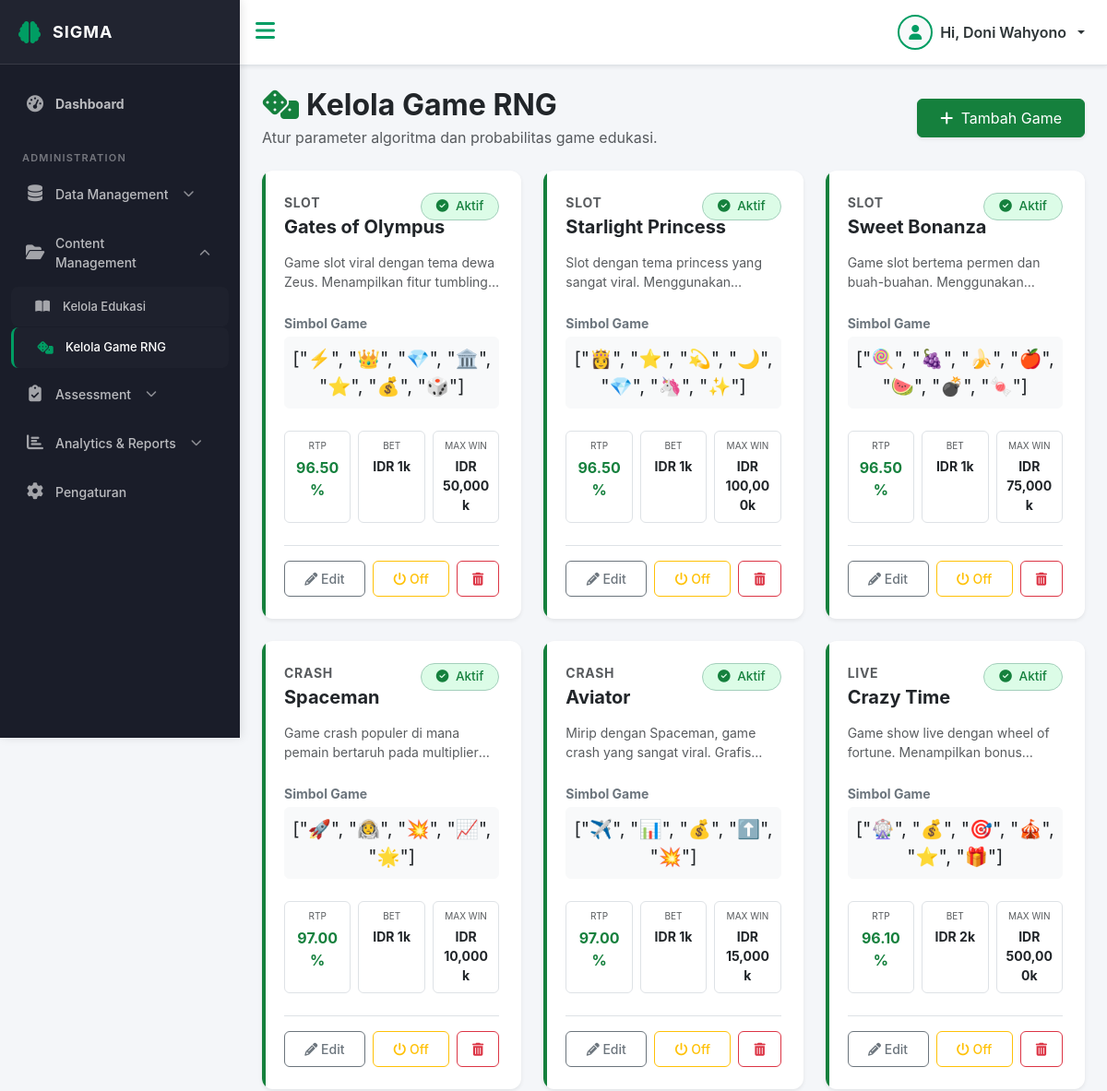
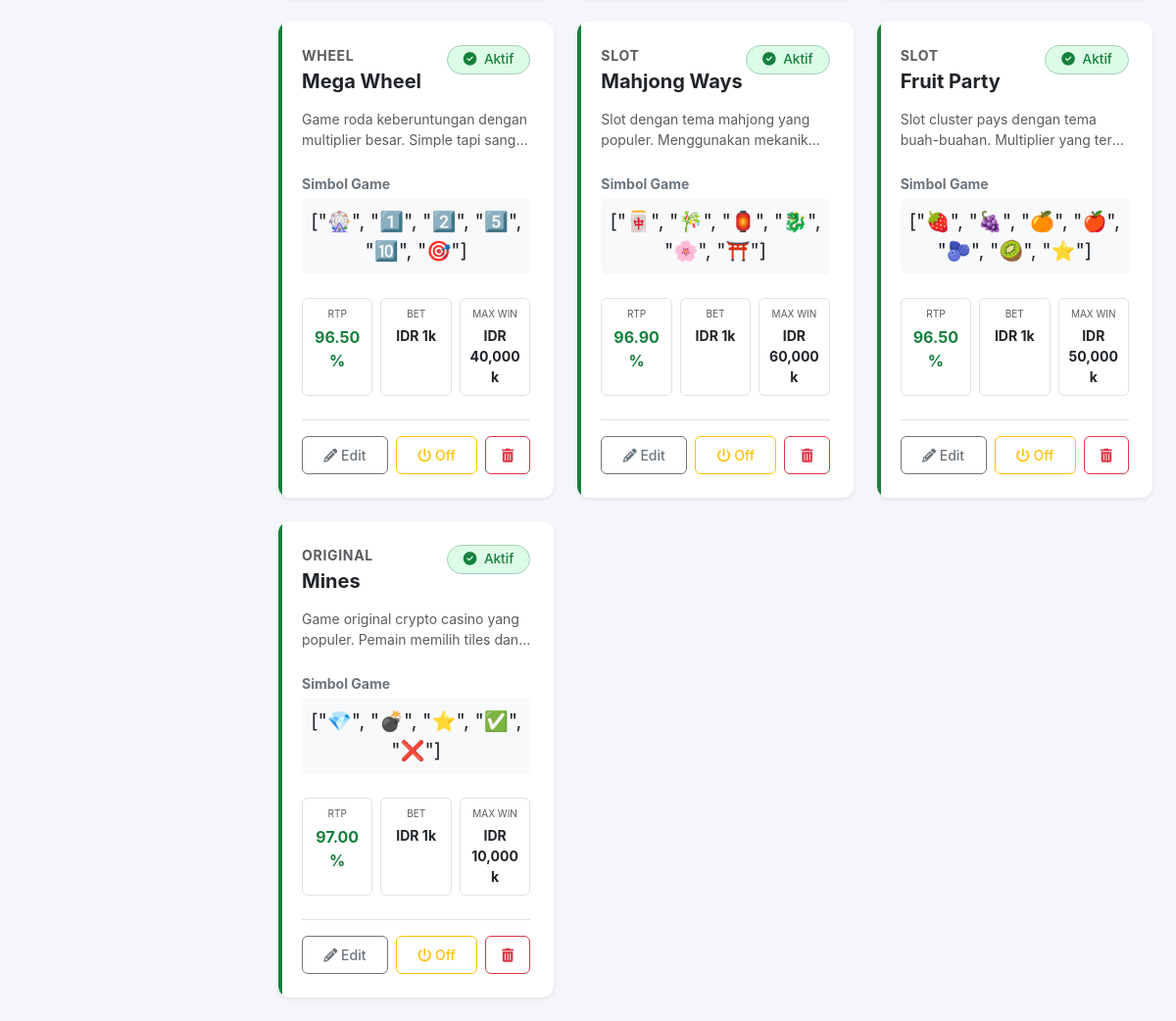
The app's page /index.php?url=rng-games (signed in) with its own data (2 pictures, top to bottom).
### tables this page shows
CREATE TABLE `rng_games` (
  `id` int(11) NOT NULL,
  `name` varchar(100) NOT NULL,
  `description` text NOT NULL,
  `game_type` varchar(50) NOT NULL COMMENT 'Slot, Dice, Card, Roulette, Crash, Wheel, Other',
  `symbols` varchar(255) NOT NULL COMMENT 'Emoji atau karakter simbol dipisahkan koma',
  `rtp` decimal(5,2) NOT NULL COMMENT 'Return to Player dalam persen (0-100)',
  `bet_cost` int(11) NOT NULL COMMENT 'Biaya taruhan per putaran',
  `max_payout` int(11) NOT NULL COMMENT 'Maksimal kemenangan yang bisa didapat',
  `is_active` tinyint(1) NOT NULL DEFAULT 1 COMMENT '1 = Aktif, 0 = Nonaktif',
  `created_at` timestamp NOT NULL DEFAULT current_timestamp(),
  `updated_at` timestamp NOT NULL DEFAULT current_timestamp() ON UPDATE current_timestamp()
);

### app/controllers/RNGGameController.php (called while the page is built, shortened)
<?php
require_once 'app/models/RNGGame.php';
require_once 'config/Database.php';
class RNGGameController
{
    private $model;
    public function __construct()
    {
        $this->db = (new Database())->getConnection();
        $this->model = new RNGGame($this->db);
    }
    public function index()
    {
        $data['title'] = 'Kelola Game RNG';
        $data['games'] = $this->model->getAll();
        require_once 'app/views/layouts/header.php';
        require_once 'app/views/layouts/sidebar.php';
        require_once 'app/views/layouts/navbar.php';
        require_once 'app/views/rng_games/index.php';
        require_once 'app/views/layouts/footer.php';
    }
}

### config/Database.php (called while the page is built, shortened)
<?php
class Database
{
    private $host = "localhost";
    private $user = "root";
    private $pass = "";
    private $db_name = "sigma";
    public function getConnection()
    {
        $this->conn = null;
        try {
            $this->conn = new PDO("mysql:host=" . $this->host . ";dbname=" . $this->db_name, $this->user, $this->pass);
            $this->conn->setAttribute(PDO::ATTR_ERRMODE, PDO::ERRMODE_EXCEPTION);
        } catch (PDOException $exception) {
            echo "Connection error: " . $exception->getMessage();
        }
        return $this->conn;
    }
}

### app/models/RNGGame.php (called while the page is built, shortened)
<?php
class RNGGame
{
    private $conn;
    private $table = "rng_games";
    public function __construct($db)
    {
        $this->conn = $db;
    }
    public function getAll()
    {
        $query = "SELECT * FROM " . $this->table . " ORDER BY created_at DESC";
        $stmt = $this->conn->prepare($query);
        $stmt->execute();
        return $stmt->fetchAll(PDO::FETCH_ASSOC);
    }
}

### app/views/rng_games/index.php (the view, shortened to what this page needs)
<div class="container-fluid py-4">
    <div class="d-flex justify-content-between align-items-center mb-4">
        <div>
            <h2 class="fw-bold mb-1 text-dark">
                <i class="fas fa-dice text-sigma me-2"></i>Kelola Game RNG
            </h2>
            <p class="text-muted mb-0">Atur parameter algoritma dan probabilitas game edukasi.</p>
        </div>
        <a href="/sigma/rng-games/create" class="btn btn-sigma shadow-sm">
            <i class="fas fa-plus me-1"></i> Tambah Game
        </a>
    </div>
    <div class="row g-4">
        <?php if (empty($data['games'])): ?>
            <div class="col-12">
                <div class="text-center py-5 bg-white rounded shadow-sm border border-light">
                    <img src="https://cdn-icons-png.flaticon.com/512/4076/4076549.png" alt="Empty" style="width: 80px; opacity: 0.5" class="mb-3">
                    <h5 class="text-muted">Belum ada game tersedia</h5>
                    <p class="text-secondary mb-3">Silakan tambahkan game simulasi baru untuk memulai.</p>
                    <a href="/sigma/rng-games/create" class="btn btn-sm btn-outline-sigma">
                        Tambah Game Baru
                    </a>
                </div>
            </div>
        <?php else: ?>
            <?php foreach ($data['games'] as $game): ?>
                <div class="col-md-6 col-xl-4">
                    <div class="card h-100 border-0 shadow-sm card-hover-effect">
                        <div class="card-body p-4 position-relative">
                            <div class="position-absolute top-0 end-0 mt-4 me-4">
                                <?php if ($game['is_active']): ?>
                                    <span class="badge bg-success-subtle text-success border border-success-subtle rounded-pill px-3">
                                        <i class="fas fa-check-circle me-1"></i> Aktif
                                    </span>
                                <?php else: ?>
                                    <span class="badge bg-secondary-subtle text-secondary border border-secondary-subtle rounded-pill px-3">
                                        <i class="fas fa-pause-circle me-1"></i> Nonaktif
                                    </span>
                                <?php endif; ?>
                            </div>
                            <div class="mb-3 pe-5">
                                <div class="text-uppercase text-muted fw-bold small mb-1 tracking-wide">
                                    <?= htmlspecialchars($game['game_type']) ?>
                                </div>
                                <h5 class="fw-bold text-dark mb-0 text-truncate" title="<?= htmlspecialchars($game['name']) ?>">
                                    <?= htmlspecialchars($game['name']) ?>
                                </h5>
                            </div>
                            <p class="text-muted small mb-4 line-clamp-2" style="min-height: 40px;">
                                <?= htmlspecialchars($game['description']) ?>
                            </p>
                            <div class="mb-4">
                                <label class="small fw-bold text-secondary d-block mb-1">Simbol Game</label>
                                <div class="bg-light rounded p-2 text-center fs-5 border border-light">
                                    <?= htmlspecialchars($game['symbols']) ?>
                                </div>
                            </div>
                            <div class="row g-2 mb-4">
                                <div class="col-4">
                                    <div class="p-2 border rounded text-center bg-white h-100">
                                        <div class="small text-muted mb-1" style="font-size: 10px;">RTP</div>
                                        <div class="fw-bold text-sigma"><?= $game['rtp'] ?>%</div>
                                    </div>
                                </div>
                                <div class="col-4">
                                    <div class="p-2 border rounded text-center bg-white h-100">
                                        <div class="small text-muted mb-1" style="font-size: 10px;">BET</div>
                                        <div class="fw-bold text-dark small">IDR <?= number_format($game['bet_cost'] / 1000, 0) ?>k</div>
                                    </div>
                                </div>
                                <div class="col-4">
                                    <div class="p-2 border rounded text-center bg-white h-100">
                                        <div class="small text-muted mb-1" style="font-size: 10px;">MAX WIN</div>
                                        <div class="fw-bold text-dark small">IDR <?= number_format($game['max_payout'] / 1000, 0) ?>k</div>
                                    </div>
                                </div>
                            </div>
                            <div class="d-flex gap-2 pt-3 border-top">
                                <a href="/sigma/rng-games/edit/<?= $game['id'] ?>" class="btn btn-sm btn-outline-secondary flex-fill">
                                    <i class="fas fa-pencil-alt"></i> Edit
                                </a>
                                <a href="/sigma/rng-games/toggle/<?= $game['id'] ?>"
                                    class="btn btn-sm btn-outline-<?= $game['is_active'] ? 'warning' : 'success' ?> flex-fill"
                                    onclick="return confirm('Ubah status game ini?')">
                                    <i class="fas fa-power-off"></i> <?= $game['is_active'] ? 'Off' : 'On' ?>
                                </a>
                                <a href="/sigma/rng-games/delete/<?= $game['id'] ?>"
                                    class="btn btn-sm btn-outline-danger px-3"
                                    onclick="return confirm('Yakin ingin menghapus game ini?')"
                                    data-bs-toggle="tooltip" title="Hapus Game">
                                    <i class="fas fa-trash-alt"></i>
                                </a>
                            </div>
                        </div>
                        <div class="position-absolute start-0 top-0 bottom-0 bg-sigma rounded-start" style="width: 4px;"></div>
                    </div>
                </div>
            <?php endforeach; ?>
        <?php endif; ?>
    </div>
</div>
<link rel="stylesheet" href="/sigma/public/css/games.css">

### records on screen
rng_games: is_active 1 (drawn), game_type "SLOT", name "Gates of Olympus", description "Game slot viral dengan tema dewa Zeus. Menampilkan fitur…", symbols "[\"⚡\", \"👑\", \"💎\", \"🏛️\", \"⭐\", \"💰\", \"🎲\"]", rtp "96.50", $game['bet_cost']/1000 "1", $game['max_payout']/1000 "50,000"
rng_games: is_active 1 (drawn), game_type "SLOT", name "Starlight Princess", description "Slot dengan tema princess yang sangat viral.…", symbols "[\"👸\", \"⭐\", \"💫\", \"🌙\", \"💎\", \"🦄\", \"✨\"]", rtp "96.50", $game['bet_cost']/1000 "1", $game['max_payout']/1000 "100,000"
rng_games: is_active 1 (drawn), game_type "SLOT", name "Sweet Bonanza", description "Game slot bertema permen dan buah-buahan.…", symbols "[\"🍭\", \"🍇\", \"🍌\", \"🍎\", \"🍉\", \"💣\", \"🍬\"]", rtp "96.50", $game['bet_cost']/1000 "1", $game['max_payout']/1000 "75,000"
rng_games: is_active 1 (drawn), game_type "CRASH", name "Spaceman", description "Game crash populer di mana pemain bertaruh pada…", symbols "[\"🚀\", \"👨‍🚀\", \"💥\", \"📈\", \"🌟\"]", rtp "97.00", $game['bet_cost']/1000 "1", $game['max_payout']/1000 "10,000"
rng_games: is_active 1 (drawn), game_type "CRASH", name "Aviator", description "Mirip dengan Spaceman, game crash yang sangat viral.…", symbols "[\"✈️\", \"📊\", \"💰\", \"⬆️\", \"💥\"]", rtp "97.00", $game['bet_cost']/1000 "1", $game['max_payout']/1000 "15,000"
rng_games: is_active 1 (drawn), game_type "LIVE", name "Crazy Time", description "Game show live dengan wheel of fortune. Menampilkan…", symbols "[\"🎡\", \"💰\", \"🎯\", \"🎪\", \"⭐\", \"🎁\"]", rtp "96.10", $game['bet_cost']/1000 "2", $game['max_payout']/1000 "500,000"
rng_games: is_active 1 (drawn), game_type "WHEEL", name "Mega Wheel", description "Game roda keberuntungan dengan multiplier besar. Simple tapi…", symbols "[\"🎡\", \"1️⃣\", \"2️⃣\", \"5️⃣\", \"🔟\", \"🎯\"]", rtp "96.50", $game['bet_cost']/1000 "1", $game['max_payout']/1000 "40,000"
rng_games: is_active 1 (drawn), game_type "SLOT", name "Mahjong Ways", description "Slot dengan tema mahjong yang populer. Menggunakan…", symbols "[\"🀄\", \"🎋\", \"🏮\", \"🐉\", \"🌸\", \"⛩️\"]", rtp "96.90", $game['bet_cost']/1000 "1", $game['max_payout']/1000 "60,000"
rng_games: is_active 1 (drawn), game_type "SLOT", name "Fruit Party", description "Slot cluster pays dengan tema buah-buahan. Multiplier yang…", symbols "[\"🍓\", \"🍇\", \"🍊\", \"🍎\", \"🫐\", \"🥝\", \"⭐\"]", rtp "96.50", $game['bet_cost']/1000 "1", $game['max_payout']/1000 "50,000"
rng_games: is_active 1 (drawn), game_type "ORIGINAL", name "Mines", description "Game original crypto casino yang populer. Pemain memilih tiles…", symbols "[\"💎\", \"💣\", \"⭐\", \"✅\", \"❌\"]", rtp "97.00", $game['bet_cost']/1000 "1", $game['max_payout']/1000 "10,000"

### other values on screen
$_SESSION['name'] "Doni Wahyono"
